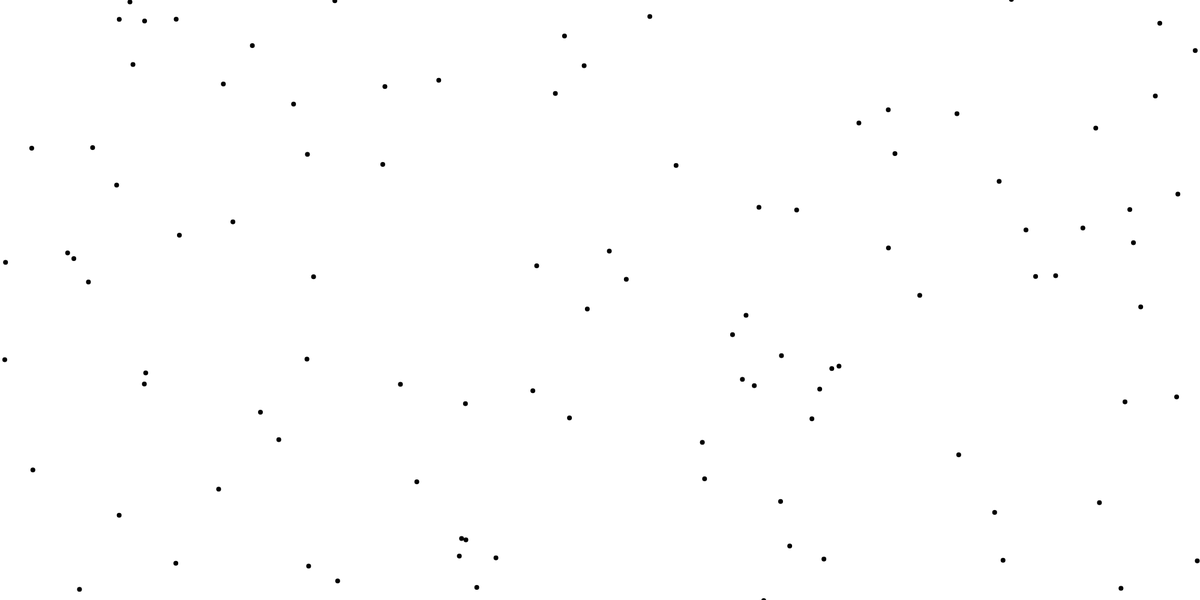
Frame 1 (no input)
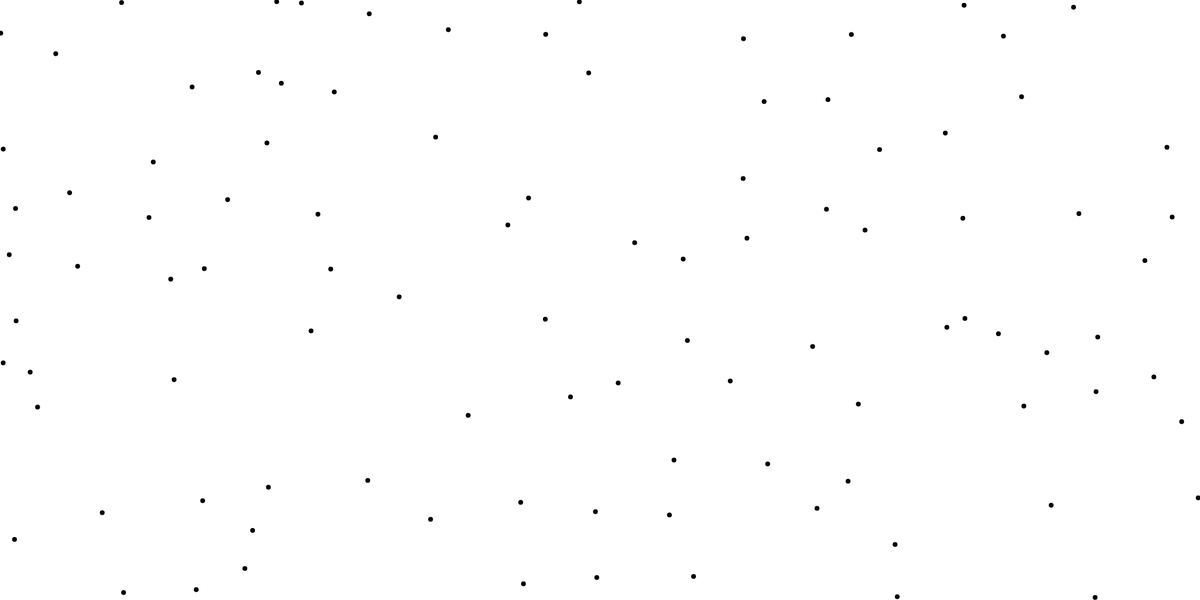
Frame 60 (no input)
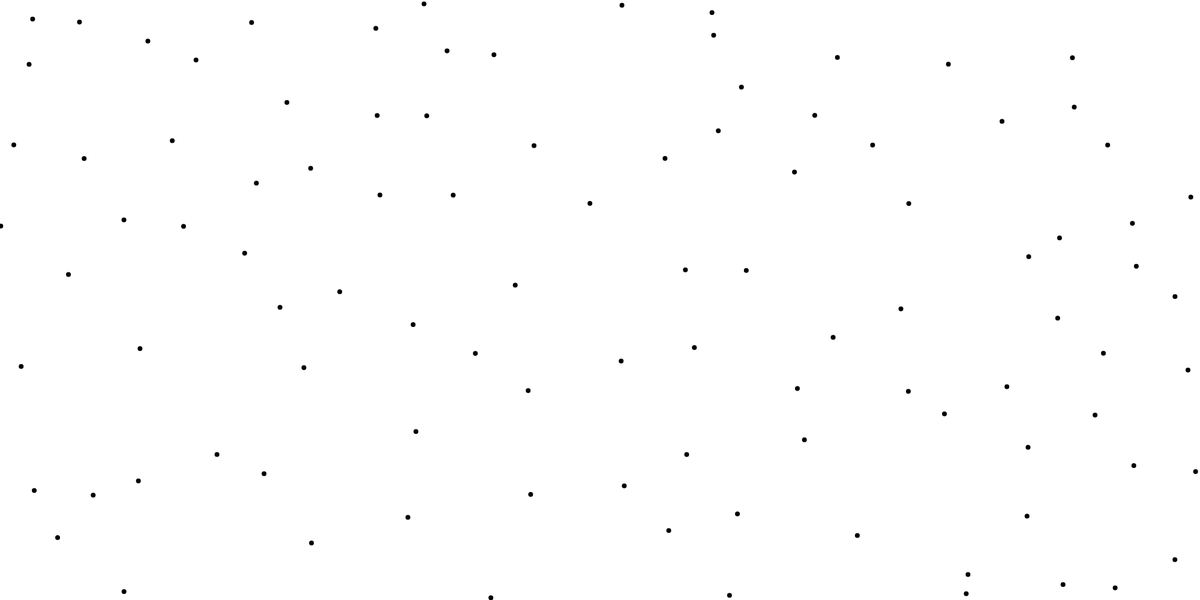
Frame 120 (the mouse pressed at the canvas centre since frame 60)

The p5.js sketch that drew these frames (run headless with seeded random() and noise() and a simulated clock; from frame 60 on, the mouse is pressed at the canvas centre):

// p5.js sketch
// ── sketch.js
///CODING CHALLENGE https://www.youtube.com/watch?v=mhjuuHl6qHM&t=31s

const flock = [];


function setup() {
    createCanvas(2000, 1000);
    for (let i = 0; i < 100; i++) {
        flock.push(new Bird());
    }
}

function draw() {
    background(255);
    for (let boid of flock) {
        boid.edge_detect();
        boid.flocking(flock);
        boid.updateBird();
        boid.show();
    }
}
// ── boid.js
class Bird {
    constructor() {
        this.position = createVector(random(width), random(height));
        this.velocity = p5.Vector.random2D();
        this.velocity.setMag(random(2, 4))
        this.acceleration = createVector();
        this.maxForce = .2;
        this.maxSpeed = 4;
    }


    edge_detect() {
        if (this.position.x > width) {
            this.position.x = 0;
        } else if (this.position.x < 0) {
            this.position.x = width;
        }

        if (this.position.y > height) {
            this.position.y = 0;
        } else if (this.position.y < 0) {
            this.position.y = height;
        }
    }

    // cohesion(boids) {
    //     let perceptionRadius = 100;
    //     let steering = createVector();
    //     let total = 0;
    //     for (let other of boids) {
    //         let d = dist(
    //             this.position.x,
    //             this.position.y,
    //             other.position.x,
    //             other.position.y
    //         );
    //         if (other != this && d < perceptionRadius) {
    //             steering.add(other.position);
    //             total++;
    //         }
    //     }
    //     if (total > 0) {
    //         steering.div(total);
    //         steering.sub(this.position);
    //         steering.setMag(this.maxSpeed);
    //         steering.sub(this.velocity);
    //         steering.limit(this.maxForce);
    //     }
    //     return steering;
    // }


    seperate(boids) {
        let perceptionRadius = 100;
        let steering = createVector();
        let total = 0;
        for (let other of boids) {
            let d = dist(
                this.position.x,
                this.position.y,
                other.position.x,
                other.position.y
            );
            if (other != this && d < perceptionRadius) {
                let difference = p5.Vector.sub(this.position, other.position);
                difference.div(d);
                steering.add(difference);
                total++;
            }
        }
        if (total > 0) {
            steering.div(total);
            steering.setMag(this.maxSpeed);
            steering.sub(this.velocity);
            steering.limit(this.maxForce);
        }
        return steering;
    }



    show() {
        strokeWeight(8);
        stroke(1);
        point(this.position.x, this.position.y);

    }

    flocking(bird) {
        this.acceleration.mult(0);
        let alignin = this.squad(bird);
        // let cohes = this.cohesion(bird);
        let seperation = this.seperate(bird);
        this.acceleration.add(seperation);
        this.acceleration.add(alignin);
        // this.acceleration.add(cohes);
    }



    squad(bird) {
        let maxDistance = 50;
        let turn = createVector();
        let count = 0;
        for (let other of bird) {
            let x = dist(this.position.x, this.position.y, other.position.x, other.position.y);
            if (x < maxDistance && other != this) {
                turn.add(other.velocity);
                count++
            }
        }
        if (count > 0) {
            turn.div(count);
            turn.setMag(this.maxSpeed);
            turn.sub(this.velocity);
            turn.limit(this.maxForce)
        }
        return turn;
    }


    updateBird() {
        this.position.add(this.velocity)
        this.velocity.add(this.acceleration)
    }

}
